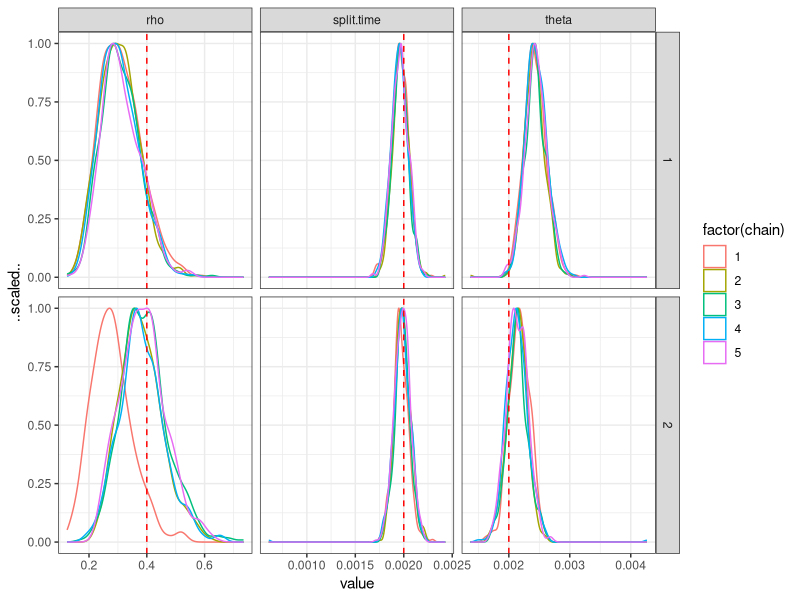

Write the R code that produced this figure.
library(reshape2)
library(ggplot2)

all.chains <- rbind(data.frame(sim=1,chain=1,read.table('mcmc-sim-1-chain-1.txt', header=TRUE)[,1:3]),
                    data.frame(sim=1,chain=2,read.table('mcmc-sim-1-chain-2.txt', header=TRUE)[,1:3]),
                    data.frame(sim=1,chain=3,read.table('mcmc-sim-1-chain-3.txt', header=TRUE)[,1:3]),
                    data.frame(sim=1,chain=4,read.table('mcmc-sim-1-chain-4.txt', header=TRUE)[,1:3]),
                    data.frame(sim=1,chain=5,read.table('mcmc-sim-1-chain-5.txt', header=TRUE)[,1:3]),
                    data.frame(sim=2,chain=1,read.table('mcmc-sim-2-chain-1.txt', header=TRUE)[,1:3]),
                    data.frame(sim=2,chain=2,read.table('mcmc-sim-2-chain-2.txt', header=TRUE)[,1:3]),
                    data.frame(sim=2,chain=3,read.table('mcmc-sim-2-chain-3.txt', header=TRUE)[,1:3]),
                    data.frame(sim=2,chain=4,read.table('mcmc-sim-2-chain-4.txt', header=TRUE)[,1:3]),
                    data.frame(sim=2,chain=5,read.table('mcmc-sim-2-chain-5.txt', header=TRUE)[,1:3]))
                    

qplot(value, ..scaled.., geom='density', facets=variable~sim, color=factor(chain),
      data=melt(all.chains, id.vars=c('sim','chain'))) +
  geom_vline(aes(xintercept = true.value), data=data.frame(variable=c('split.time','theta','rho'),
                                                           true.value=c(0.002, 0.002, 0.4)),
             col=I('red'), linetype=I('dashed')) +
  facet_grid(sim~variable, scales='free') + theme_bw()
